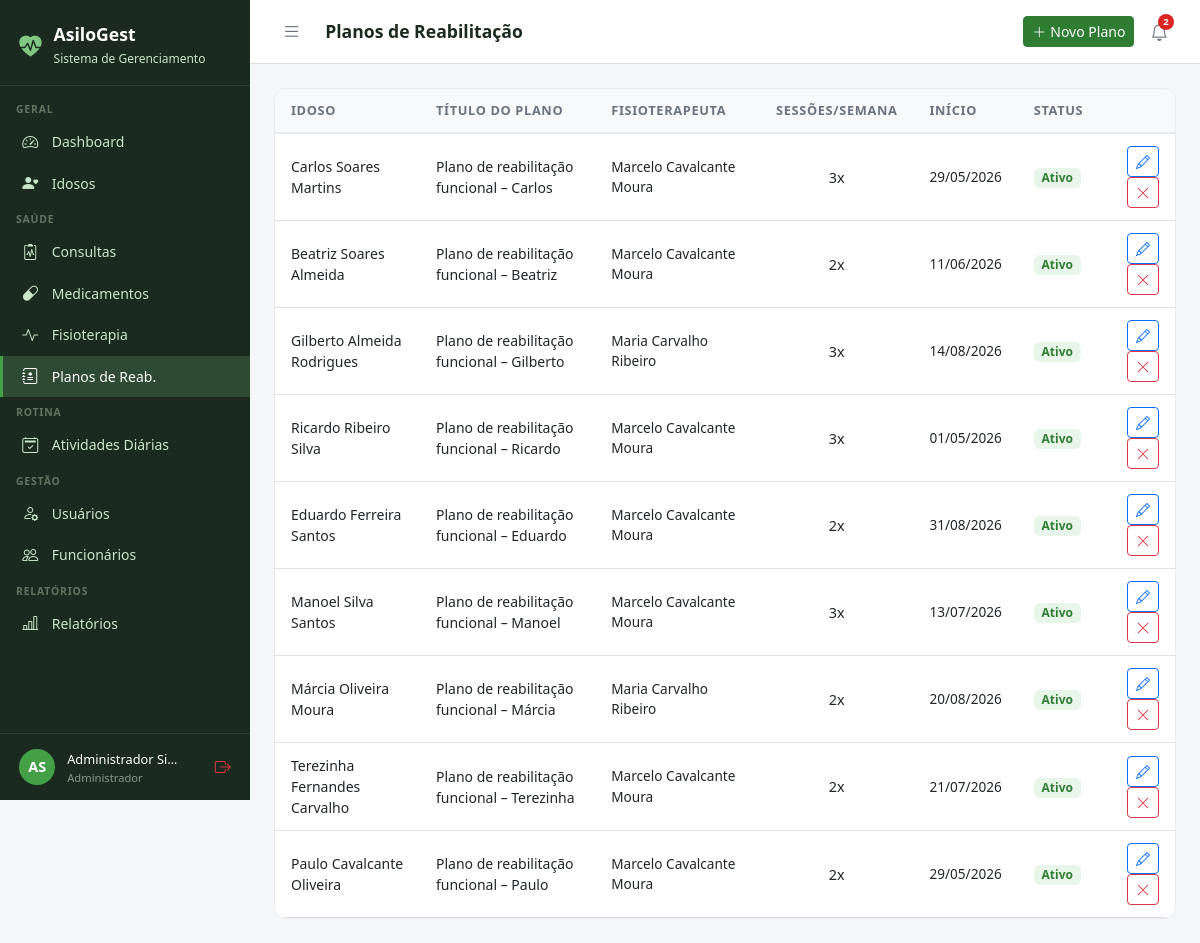
Screenshot of /fisioterapia/planos/ (signed in) with the database file from the repository.
### core/models.py (models this page shows, shortened)
class Usuario(AbstractUser):
    PERFIL_CHOICES = [
        ('administrador', 'Administrador'),
        ('medico', 'Médico'),
        ('fisioterapeuta', 'Fisioterapeuta'),
        ('enfermeiro', 'Enfermeiro(a)'),
        ('recepcionista', 'Recepcionista'),
        ('familiar', 'Familiar do Idoso'),
    ]
    perfil = models.CharField(
        max_length=20, choices=PERFIL_CHOICES,
        default='recepcionista', verbose_name='Perfil de Acesso'
    )
    telefone = models.CharField(max_length=15, blank=True, verbose_name='Telefone')
    cpf = models.CharField(max_length=14, unique=True, null=True, blank=True, verbose_name='CPF')
    foto = models.ImageField(upload_to='usuarios/', blank=True, null=True, verbose_name='Foto')
    data_nascimento = models.DateField(null=True, blank=True, verbose_name='Data de Nascimento')
    especialidade = models.CharField(
        max_length=100, blank=True, verbose_name='Especialidade',
        help_text='Preencha para Médico ou Fisioterapeuta'
    )
    data_admissao = models.DateField(null=True, blank=True, verbose_name='Data de Admissão')
    primeiro_acesso = models.BooleanField(
        default=True, verbose_name='Primeiro Acesso',
        help_text='Usuário deve definir senha no primeiro login'
    )
    ativo = models.BooleanField(default=True, verbose_name='Ativo')
    criado_em = models.DateTimeField(auto_now_add=True)
    class Meta:
        verbose_name = 'Usuário'
        verbose_name_plural = 'Usuários'
        ordering = ['first_name', 'last_name']
    @property
    def is_administrador(self):
        return self.perfil == 'administrador' or self.is_superuser
    @property
    def is_fisioterapeuta(self):
        return self.perfil == 'fisioterapeuta'
    @property
    def is_familiar(self):
        return self.perfil == 'familiar'
    @property
    def pode_ver_saude(self):
        return (self.is_administrador or self.is_medico
                or self.is_fisioterapeuta or self.is_enfermeiro)
    @property
    def pode_cadastrar_usuarios(self):
        return self.is_administrador or self.is_recepcionista
    @property
    def pode_administrar(self):
        return self.is_administrador

### fisioterapia/models.py (models this page shows, shortened)
class PlanoReabilitacao(models.Model):
    idoso = models.ForeignKey(
        Idoso, on_delete=models.CASCADE, related_name='planos_reab')
    fisioterapeuta = models.ForeignKey(
        Usuario, on_delete=models.SET_NULL, null=True,
        limit_choices_to={'perfil': 'fisioterapeuta'})
    titulo = models.CharField(max_length=150, verbose_name='Título do Plano')
    objetivo_geral = models.TextField(verbose_name='Objetivo Geral')
    exercicios = models.TextField(verbose_name='Exercícios Prescritos')
    frequencia_semanal = models.IntegerField(default=3, verbose_name='Sessões por Semana')
    data_inicio = models.DateField()
    data_previsao_fim = models.DateField(null=True, blank=True)
    ativo = models.BooleanField(default=True)
    criado_em = models.DateTimeField(auto_now_add=True)
    class Meta:
        verbose_name = 'Plano de Reabilitação'
        verbose_name_plural = 'Planos de Reabilitação'

### idosos/models.py (models this page shows, shortened)
class Idoso(models.Model):
    SEXO_CHOICES = [('M', 'Masculino'), ('F', 'Feminino')]
    TIPO_SANGUINEO = [('A+','A+'),('A-','A-'),('B+','B+'),('B-','B-'),('AB+','AB+'),('AB-','AB-'),('O+','O+'),('O-','O-')]
    STATUS_CHOICES = [('ativo','Ativo'),('inativo','Inativo'),('internado','Internado'),('falecido','Falecido')]
    nome = models.CharField(max_length=150, verbose_name='Nome Completo')
    data_nascimento = models.DateField(verbose_name='Data de Nascimento')
    sexo = models.CharField(max_length=1, choices=SEXO_CHOICES)
    cpf = models.CharField(max_length=14, unique=True, null=True, blank=True)
    rg = models.CharField(max_length=20, blank=True)
    tipo_sanguineo = models.CharField(max_length=3, choices=TIPO_SANGUINEO, blank=True)
    foto = models.ImageField(upload_to='idosos/', blank=True, null=True)
    status = models.CharField(max_length=10, choices=STATUS_CHOICES, default='ativo')
    endereco = models.CharField(max_length=200, blank=True)
    cidade = models.CharField(max_length=100, blank=True)
    estado = models.CharField(max_length=2, blank=True)
    cep = models.CharField(max_length=9, blank=True)
    alergias = models.TextField(blank=True, verbose_name='Alergias')
    condicoes_medicas = models.TextField(blank=True, verbose_name='Condições Médicas')
    observacoes = models.TextField(blank=True, verbose_name='Observações Gerais')
    data_entrada = models.DateField(verbose_name='Data de Entrada')
    numero_quarto = models.CharField(max_length=10, blank=True, verbose_name='Quarto')
    criado_em = models.DateTimeField(auto_now_add=True)
    atualizado_em = models.DateTimeField(auto_now=True)
    class Meta:
        verbose_name = 'Idoso'
        verbose_name_plural = 'Idosos'
        ordering = ['nome']

### fisioterapia/views.py (the view, shortened to what this page needs)
# urls.py: path('planos/', views.planos_lista, name='planos_lista'),
@login_required
def planos_lista(request):
    user = request.user
    if not user.pode_ver_saude:
        messages.error(request, 'Acesso negado.')
        return redirect('dashboard')
    planos = PlanoReabilitacao.objects.select_related('idoso', 'fisioterapeuta').filter(ativo=True)
    return render(request, 'fisioterapia/planos_lista.html', {'planos': planos})

### templates/fisioterapia/planos_lista.html (shortened to what this page needs)
{% extends 'base.html' %}
{% block page_title %}Planos de Reabilitação{% endblock %}
{% block topbar_actions %}
{% if user.is_fisioterapeuta or user.is_administrador %}
<a href="{% url 'fisioterapia:plano_novo' %}" class="btn btn-primary btn-sm"><i class="bi bi-plus-lg me-1"></i>Novo Plano</a>
{% endif %}
{% endblock %}
{% block content %}
<div class="table-card">
  <table class="table table-hover">
    <thead>
      <tr><th>Idoso</th><th>Título do Plano</th><th>Fisioterapeuta</th><th>Sessões/Semana</th><th>Início</th><th>Status</th><th></th></tr>
    </thead>
    <tbody>
      {% for p in planos %}
      <tr>
        <td style="font-weight:500;font-size:.875rem;">{{ p.idoso.nome }}</td>
        <td style="font-size:.875rem;">{{ p.titulo }}</td>
        <td style="font-size:.85rem;">{{ p.fisioterapeuta.get_full_name|default:"–" }}</td>
        <td class="text-center">{{ p.frequencia_semanal }}x</td>
        <td style="font-size:.85rem;">{{ p.data_inicio|date:"d/m/Y" }}</td>
        <td>
          {% if p.ativo %}
            <span class="badge" style="background:#E8F5E9;color:#2E7D32;font-size:.75rem;">Ativo</span>
          {% else %}
            <span class="badge" style="background:#FFEBEE;color:#C62828;font-size:.75rem;">Encerrado</span>
          {% endif %}
        </td>
        <td class="text-end">
          {% if user.is_fisioterapeuta or user.is_administrador %}
          <a href="{% url 'fisioterapia:plano_editar' p.pk %}" class="btn btn-sm btn-outline-primary"><i class="bi bi-pencil"></i></a>
          {% endif %}
          {% if user.is_administrador and p.ativo %}
          <a href="{% url 'fisioterapia:plano_excluir' p.pk %}" class="btn btn-sm btn-outline-danger"><i class="bi bi-x-lg"></i></a>
          {% endif %}
        </td>
      </tr>
      {% empty %}
      <tr><td colspan="7" class="text-center py-4 text-muted">Nenhum plano de reabilitação cadastrado.</td></tr>
      {% endfor %}
    </tbody>
  </table>
</div>
{% endblock %}

### templates/base.html (shortened to what this page needs)
<!DOCTYPE html>
<html lang="pt-br">
<head>
  <link href="https://cdn.jsdelivr.net/npm/bootstrap@5.3.0/dist/css/bootstrap.min.css" rel="stylesheet">
  <link href="https://cdn.jsdelivr.net/npm/bootstrap-icons@1.11.0/font/bootstrap-icons.css" rel="stylesheet">
</head>
<body>
{% if user.is_authenticated %}
<div id="sidebar">
  <div class="sidebar-brand">
    <i class="bi bi-heart-pulse-fill" style="color:#81C784;font-size:1.4rem;"></i>
    <div>
      <h5 style="margin:0;">AsiloGest</h5>
      <small>Sistema de Gerenciamento</small>
    </div>
  </div>
  <nav class="sidebar-nav">
    <div class="nav-section">Geral</div>
    <a href="{% url 'dashboard' %}" class="sidebar-link {% if request.resolver_match.url_name == 'dashboard' %}active{% endif %}">
      <i class="bi bi-speedometer2"></i> Dashboard
    </a>
    <a href="{% url 'idosos:lista' %}" class="sidebar-link">
      <i class="bi bi-person-heart"></i>
      {% if user.is_familiar %}Meus Familiares{% else %}Idosos{% endif %}
    </a>
    {% if user.pode_ver_saude or user.is_familiar %}
    <div class="nav-section">Saúde</div>
    <a href="{% url 'consultas:lista' %}" class="sidebar-link">
      <i class="bi bi-clipboard2-pulse"></i> Consultas
    </a>
    <a href="{% url 'medicamentos:lista' %}" class="sidebar-link">
      <i class="bi bi-capsule"></i> Medicamentos
    </a>
    <a href="{% url 'fisioterapia:lista' %}" class="sidebar-link">
      <i class="bi bi-activity"></i> Fisioterapia
    </a>
    {% if user.pode_ver_saude and not user.is_familiar %}
    <a href="{% url 'fisioterapia:planos_lista' %}" class="sidebar-link">
      <i class="bi bi-journal-medical"></i> Planos de Reab.
    </a>
    {% endif %}
    {% endif %}
    <div class="nav-section">Rotina</div>
    <a href="{% url 'atividades:lista' %}" class="sidebar-link">
      <i class="bi bi-calendar2-check"></i> Atividades Diárias
    </a>
    {% if user.pode_cadastrar_usuarios %}
    <div class="nav-section">Gestão</div>
    <a href="{% url 'usuarios_lista' %}" class="sidebar-link">
      <i class="bi bi-person-gear"></i> Usuários
    </a>
    {% endif %}
    {% if user.pode_administrar %}
    <a href="{% url 'funcionarios:lista' %}" class="sidebar-link">
      <i class="bi bi-people"></i> Funcionários
    </a>
    {% endif %}
    {% if user.pode_ver_saude or user.pode_administrar %}
    <div class="nav-section">Relatórios</div>
    <a href="{% url 'relatorios:lista' %}" class="sidebar-link">
      <i class="bi bi-bar-chart-line"></i> Relatórios
    </a>
    {% endif %}
  </nav>
  <div class="sidebar-user">
    <div class="avatar">{{ user.first_name|first|upper }}{{ user.last_name|first|upper }}</div>
    <div class="info" style="min-width:0;flex:1;">
      <span>{{ user.get_full_name|truncatechars:18 }}</span>
      <small>{{ user.get_perfil_display }}</small>
    </div>
    <a href="{% url 'logout' %}" class="text-danger" title="Sair" style="flex-shrink:0;">
      <i class="bi bi-box-arrow-right"></i>
    </a>
  </div>
</div>
<div id="main">
  <div class="topbar">
    <div class="topbar-left">
      <button class="btn-toggle-sidebar" onclick="toggleSidebar()" title="Menu">
        <i class="bi bi-list"></i>
      </button>
      <h4>{% block page_title %}{% endblock %}</h4>
    </div>
    <div class="d-flex align-items-center gap-2">
      {% block topbar_actions %}{% endblock %}
      <div style="position:relative;">
        <button class="notif-btn" id="notifBtn" onclick="toggleNotif()" title="Notificações">
          <i class="bi bi-bell"></i>
          {% if notif_count %}
          <span class="notif-badge">{{ notif_count }}</span>
          {% endif %}
        </button>
      </div>
    </div>
  </div>
  <div class="content">
    {% block content %}{% endblock %}
  </div>
</div>
{% else %}
{% block full_content %}{% endblock %}
{% endif %}
</body>
</html>

### templates/base.html (style rules this page uses)
:root { --sidebar-width: 250px; --primary: #2E7D32; --primary-light: #43A047; --accent: #1565C0; --bg-sidebar: #1B2A1E; --bg-sidebar-hover: #2E4A33; --text-sidebar: #C8E6C9; --transition: 0.3s ease; }
body { background: #F4F6F8; font-family: 'Segoe UI', sans-serif; }
#sidebar { position: fixed; top: 0; left: 0; width: var(--sidebar-width); height: 100vh; background: var(--bg-sidebar); z-index: 1000; display: flex; flex-direction: column; overflow-y: auto; transition: transform var(--transition); }
.sidebar-brand { padding: 1.5rem 1.2rem 1rem; border-bottom: 1px solid rgba(255,255,255,0.08); display: flex; align-items: center; gap: .75rem; }
.sidebar-brand h5 { color: #fff; font-weight: 700; margin: 0; font-size: 1.1rem; }
.sidebar-brand small { color: var(--text-sidebar); font-size: .75rem; }
.sidebar-nav { padding: .5rem 0; flex: 1; }
.nav-section { padding: .5rem 1rem .2rem; color: rgba(200,230,201,.4); font-size: .65rem; font-weight: 700; letter-spacing: .08em; text-transform: uppercase; }
.sidebar-link { display: flex; align-items: center; gap: .65rem; padding: .55rem 1.2rem; color: var(--text-sidebar); text-decoration: none; font-size: .875rem; transition: all .2s; border-left: 3px solid transparent; }
.sidebar-link:hover, .sidebar-link.active { background: var(--bg-sidebar-hover); color: #fff; border-left-color: var(--primary-light); }
.sidebar-link i { font-size: 1rem; width: 1.2rem; }
.sidebar-user { padding: .8rem 1.2rem; border-top: 1px solid rgba(255,255,255,0.08); display: flex; align-items: center; gap: .75rem; }
.sidebar-user .avatar { width: 36px; height: 36px; background: var(--primary-light); border-radius: 50%; display: flex; align-items: center; justify-content: center; color: #fff; font-weight: 700; font-size: .9rem; flex-shrink: 0; }
.sidebar-user .info small { color: rgba(200,230,201,.6); font-size: .7rem; display: block; }
.sidebar-user .info span { color: #fff; font-size: .8rem; }
#main { margin-left: var(--sidebar-width); min-height: 100vh; display: flex; flex-direction: column; transition: margin-left var(--transition); }
.topbar { background: #fff; border-bottom: 1px solid #E0E0E0; padding: .75rem 1.5rem; display: flex; align-items: center; justify-content: space-between; position: sticky; top: 0; z-index: 999; }
.topbar-left { display: flex; align-items: center; gap: 1rem; }
.topbar h4 { margin: 0; font-size: 1.1rem; font-weight: 600; color: #1B2A1E; }
.btn-toggle-sidebar { background: none; border: none; padding: .4rem .5rem; color: #6B7280; cursor: pointer; border-radius: 6px; font-size: 1.2rem; line-height: 1; transition: background .2s, color .2s; }
.notif-btn { position: relative; background: none; border: none; padding: .4rem .5rem; color: #6B7280; cursor: pointer; border-radius: 6px; font-size: 1.1rem; transition: background .2s, color .2s; }
.notif-badge { position: absolute; top: 2px; right: 2px; background: #DC2626; color: #fff; font-size: .6rem; font-weight: 700; min-width: 16px; height: 16px; border-radius: 8px; padding: 0 4px; display: flex; align-items: center; justify-content: center; }
.content { padding: 1.5rem; flex: 1; }
.table-card { background: #fff; border-radius: 12px; border: 1px solid #E8EAF0; overflow: hidden; }
.table-card .table { margin: 0; }
.table thead th { background: #F8F9FA; border-bottom: 2px solid #E8EAF0; font-size: .8rem; font-weight: 600; color: #6B7280; text-transform: uppercase; letter-spacing: .05em; padding: .75rem 1rem; }
.table td { padding: .75rem 1rem; vertical-align: middle; font-size: .9rem; }
.btn-primary { background: var(--primary); border-color: var(--primary); }

### rows the page displays
Usuario: first_name|first "A", last_name|first "S", get_full_name "Administrador Si…", perfil "Administrador"
PlanoReabilitacao: idoso.nome "Carlos Soares Martins", titulo "Plano de reabilitação funcional – Carlos", fisioterapeuta.get_full_name "Marcelo Cavalcante Moura", frequencia_semanal "3", data_inicio "29/05/2026", ativo "Ativo"
PlanoReabilitacao: idoso.nome "Beatriz Soares Almeida", titulo "Plano de reabilitação funcional – Beatriz", fisioterapeuta.get_full_name "Marcelo Cavalcante Moura", frequencia_semanal "2", data_inicio "11/06/2026", ativo "Ativo"
PlanoReabilitacao: idoso.nome "Gilberto Almeida Rodrigues", titulo "Plano de reabilitação funcional – Gilberto", fisioterapeuta.get_full_name "Maria Carvalho Ribeiro", frequencia_semanal "3", data_inicio "14/08/2026", ativo "Ativo"
PlanoReabilitacao: idoso.nome "Ricardo Ribeiro Silva", titulo "Plano de reabilitação funcional – Ricardo", fisioterapeuta.get_full_name "Marcelo Cavalcante Moura", frequencia_semanal "3", data_inicio "01/05/2026", ativo "Ativo"
PlanoReabilitacao: idoso.nome "Eduardo Ferreira Santos", titulo "Plano de reabilitação funcional – Eduardo", fisioterapeuta.get_full_name "Marcelo Cavalcante Moura", frequencia_semanal "2", data_inicio "31/08/2026", ativo "Ativo"
PlanoReabilitacao: idoso.nome "Manoel Silva Santos", titulo "Plano de reabilitação funcional – Manoel", fisioterapeuta.get_full_name "Marcelo Cavalcante Moura", frequencia_semanal "3", data_inicio "13/07/2026", ativo "Ativo"
PlanoReabilitacao: idoso.nome "Márcia Oliveira Moura", titulo "Plano de reabilitação funcional – Márcia", fisioterapeuta.get_full_name "Maria Carvalho Ribeiro", frequencia_semanal "2", data_inicio "20/08/2026", ativo "Ativo"
PlanoReabilitacao: idoso.nome "Terezinha Fernandes Carvalho", titulo "Plano de reabilitação funcional – Terezinha", fisioterapeuta.get_full_name "Marcelo Cavalcante Moura", frequencia_semanal "2", data_inicio "21/07/2026", ativo "Ativo"
PlanoReabilitacao: idoso.nome "Paulo Cavalcante Oliveira", titulo "Plano de reabilitação funcional – Paulo", fisioterapeuta.get_full_name "Marcelo Cavalcante Moura", frequencia_semanal "2", data_inicio "29/05/2026", ativo "Ativo"

### other values shown
{{ notif_count }} "2"
